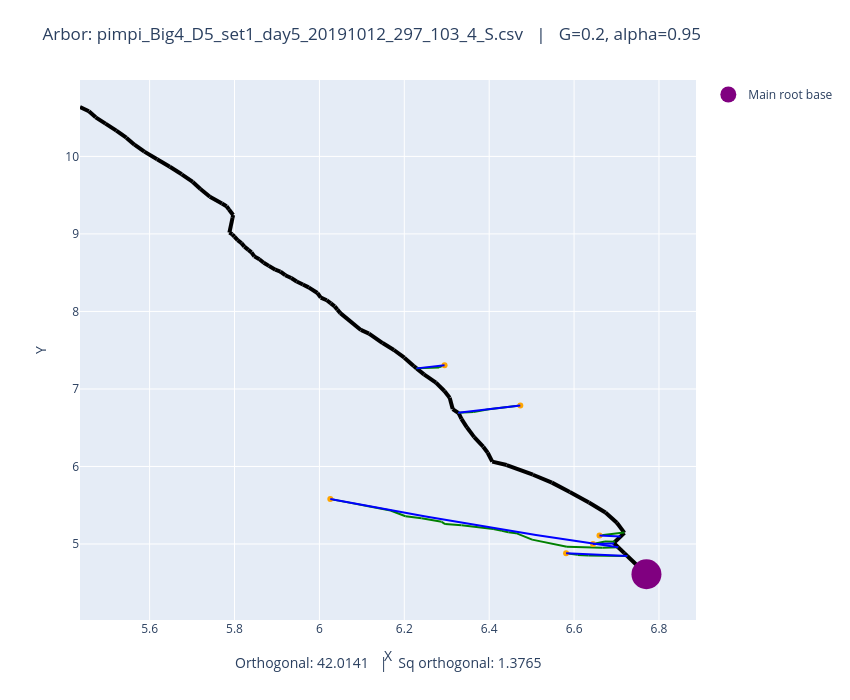

Notebook cell for this chart:
### Code cell
fname = "pimpi_Big4_D5_set1_day5_20191012_297_103_4_S.csv"
plot_arbors(fname, 0.2, 0.95)

### Figure 1 — Plotly figure (JSON) as saved in the notebook; plotly's stock layout.template omitted (floating-point values rounded to 4 significant figures)
{"data": [{"line": {"color": "black", "width": 4}, "mode": "lines", "showlegend": false, "type": "scatter", "x": [6.77, 6.725], "y": [4.61, 4.846]}, {"line": {"color": "black", "width": 4}, "mode": "lines", "showlegend": false, "type": "scatter", "x": [6.725, 6.718], "y": [4.846, 4.882]}, {"line": {"color": "black", "width": 4}, "mode": "lines", "showlegend": false, "type": "scatter", "x": [6.718, 6.704], "y": [4.882, 4.958]}, {"line": {"color": "black", "width": 4}, "mode": "lines", "showlegend": false, "type": "scatter", "x": [6.704, 6.693], "y": [4.958, 5.013]}, {"line": {"color": "black", "width": 4}, "mode": "lines", "showlegend": false, "type": "scatter", "x": [6.693, 6.696], "y": [5.013, 5.029]}, {"line": {"color": "black", "width": 4}, "mode": "lines", "showlegend": false, "type": "scatter", "x": [6.696, 6.719], "y": [5.029, 5.144]}, {"line": {"color": "black", "width": 4}, "mode": "lines", "showlegend": false, "type": "scatter", "x": [6.719, 6.718], "y": [5.144, 5.147]}, {"line": {"color": "black", "width": 4}, "mode": "lines", "showlegend": false, "type": "scatter", "x": [6.718, 6.701], "y": [5.147, 5.274]}, {"line": {"color": "black", "width": 4}, "mode": "lines", "showlegend": false, "type": "scatter", "x": [6.701, 6.674], "y": [5.274, 5.406]}, {"line": {"color": "black", "width": 4}, "mode": "lines", "showlegend": false, "type": "scatter", "x": [6.674, 6.635], "y": [5.406, 5.536]}, {"line": {"color": "black", "width": 4}, "mode": "lines", "showlegend": false, "type": "scatter", "x": [6.635, 6.59], "y": [5.536, 5.672]}, {"line": {"color": "black", "width": 4}, "mode": "lines", "showlegend": false, "type": "scatter", "x": [6.59, 6.548], "y": [5.672, 5.792]}, {"line": {"color": "black", "width": 4}, "mode": "lines", "showlegend": false, "type": "scatter", "x": [6.548, 6.503], "y": [5.792, 5.894]}, {"line": {"color": "black", "width": 4}, "mode": "lines", "showlegend": false, "type": "scatter", "x": [6.503, 6.441], "y": [5.894, 6.019]}, {"line": {"color": "black", "width": 4}, "mode": "lines", "showlegend": false, "type": "scatter", "x": [6.441, 6.407], "y": [6.019, 6.063]}, {"line": {"color": "black", "width": 4}, "mode": "lines", "showlegend": false, "type": "scatter", "x": [6.407, 6.396], "y": [6.063, 6.177]}, {"line": {"color": "black", "width": 4}, "mode": "lines", "showlegend": false, "type": "scatter", "x": [6.396, 6.386], "y": [6.177, 6.255]}, {"line": {"color": "black", "width": 4}, "mode": "lines", "showlegend": false, "type": "scatter", "x": [6.386, 6.365], "y": [6.255, 6.379]}, {"line": {"color": "black", "width": 4}, "mode": "lines", "showlegend": false, "type": "scatter", "x": [6.365, 6.347], "y": [6.379, 6.505]}, {"line": {"color": "black", "width": 4}, "mode": "lines", "showlegend": false, "type": "scatter", "x": [6.347, 6.335], "y": [6.505, 6.615]}, {"line": {"color": "black", "width": 4}, "mode": "lines", "showlegend": false, "type": "scatter", "x": [6.335, 6.328], "y": [6.615, 6.688]}, {"line": {"color": "black", "width": 4}, "mode": "lines", "showlegend": false, "type": "scatter", "x": [6.328, 6.327], "y": [6.688, 6.692]}, {"line": {"color": "black", "width": 4}, "mode": "lines", "showlegend": false, "type": "scatter", "x": [6.327, 6.314], "y": [6.692, 6.741]}, {"line": {"color": "black", "width": 4}, "mode": "lines", "showlegend": false, "type": "scatter", "x": [6.314, 6.307], "y": [6.741, 6.888]}, {"line": {"color": "black", "width": 4}, "mode": "lines", "showlegend": false, "type": "scatter", "x": [6.307, 6.294], "y": [6.888, 6.973]}, {"line": {"color": "black", "width": 4}, "mode": "lines", "showlegend": false, "type": "scatter", "x": [6.294, 6.275], "y": [6.973, 7.082]}, {"line": {"color": "black", "width": 4}, "mode": "lines", "showlegend": false, "type": "scatter", "x": [6.275, 6.246], "y": [7.082, 7.188]}, {"line": {"color": "black", "width": 4}, "mode": "lines", "showlegend": false, "type": "scatter", "x": [6.246, 6.229], "y": [7.188, 7.266]}, {"line": {"color": "black", "width": 4}, "mode": "lines", "showlegend": false, "type": "scatter", "x": [6.229, 6.222], "y": [7.266, 7.296]}, {"line": {"color": "black", "width": 4}, "mode": "lines", "showlegend": false, "type": "scatter", "x": [6.222, 6.2], "y": [7.296, 7.404]}, {"line": {"color": "black", "width": 4}, "mode": "lines", "showlegend": false, "type": "scatter", "x": [6.2, 6.176], "y": [7.404, 7.502]}, {"line": {"color": "black", "width": 4}, "mode": "lines", "showlegend": false, "type": "scatter", "x": [6.176, 6.149], "y": [7.502, 7.592]}, {"line": {"color": "black", "width": 4}, "mode": "lines", "showlegend": false, "type": "scatter", "x": [6.149, 6.117], "y": [7.592, 7.715]}, {"line": {"color": "black", "width": 4}, "mode": "lines", "showlegend": false, "type": "scatter", "x": [6.117, 6.098], "y": [7.715, 7.761]}, {"line": {"color": "black", "width": 4}, "mode": "lines", "showlegend": false, "type": "scatter", "x": [6.098, 6.049], "y": [7.761, 7.978]}, {"line": {"color": "black", "width": 4}, "mode": "lines", "showlegend": false, "type": "scatter", "x": [6.049, 6.042], "y": [7.978, 8.023]}, {"line": {"color": "black", "width": 4}, "mode": "lines", "showlegend": false, "type": "scatter", "x": [6.042, 6.036], "y": [8.023, 8.065]}, {"line": {"color": "black", "width": 4}, "mode": "lines", "showlegend": false, "type": "scatter", "x": [6.036, 6.027], "y": [8.065, 8.104]}, {"line": {"color": "black", "width": 4}, "mode": "lines", "showlegend": false, "type": "scatter", "x": [6.027, 6.017], "y": [8.104, 8.145]}, {"line": {"color": "black", "width": 4}, "mode": "lines", "showlegend": false, "type": "scatter", "x": [6.017, 6.003], "y": [8.145, 8.179]}, {"line": {"color": "black", "width": 4}, "mode": "lines", "showlegend": false, "type": "scatter", "x": [6.003, 5.995], "y": [8.179, 8.238]}, {"line": {"color": "black", "width": 4}, "mode": "lines", "showlegend": false, "type": "scatter", "x": [5.995, 5.975], "y": [8.238, 8.31]}, {"line": {"color": "black", "width": 4}, "mode": "lines", "showlegend": false, "type": "scatter", "x": [5.975, 5.961], "y": [8.31, 8.347]}, {"line": {"color": "black", "width": 4}, "mode": "lines", "showlegend": false, "type": "scatter", "x": [5.961, 5.946], "y": [8.347, 8.387]}, {"line": {"color": "black", "width": 4}, "mode": "lines", "showlegend": false, "type": "scatter", "x": [5.946, 5.934], "y": [8.387, 8.431]}, {"line": {"color": "black", "width": 4}, "mode": "lines", "showlegend": false, "type": "scatter", "x": [5.934, 5.92], "y": [8.431, 8.467]}, {"line": {"color": "black", "width": 4}, "mode": "lines", "showlegend": false, "type": "scatter", "x": [5.92, 5.908], "y": [8.467, 8.515]}, {"line": {"color": "black", "width": 4}, "mode": "lines", "showlegend": false, "type": "scatter", "x": [5.908, 5.896], "y": [8.515, 8.538]}, {"line": {"color": "black", "width": 4}, "mode": "lines", "showlegend": false, "type": "scatter", "x": [5.896, 5.881], "y": [8.538, 8.588]}, {"line": {"color": "black", "width": 4}, "mode": "lines", "showlegend": false, "type": "scatter", "x": [5.881, 5.869], "y": [8.588, 8.629]}, {"line": {"color": "black", "width": 4}, "mode": "lines", "showlegend": false, "type": "scatter", "x": [5.869, 5.859], "y": [8.629, 8.673]}, {"line": {"color": "black", "width": 4}, "mode": "lines", "showlegend": false, "type": "scatter", "x": [5.859, 5.847], "y": [8.673, 8.711]}, {"line": {"color": "black", "width": 4}, "mode": "lines", "showlegend": false, "type": "scatter", "x": [5.847, 5.84], "y": [8.711, 8.762]}, {"line": {"color": "black", "width": 4}, "mode": "lines", "showlegend": false, "type": "scatter", "x": [5.84, 5.833], "y": [8.762, 8.795]}, {"line": {"color": "black", "width": 4}, "mode": "lines", "showlegend": false, "type": "scatter", "x": [5.833, 5.823], "y": [8.795, 8.836]}, {"line": {"color": "black", "width": 4}, "mode": "lines", "showlegend": false, "type": "scatter", "x": [5.823, 5.816], "y": [8.836, 8.881]}, {"line": {"color": "black", "width": 4}, "mode": "lines", "showlegend": false, "type": "scatter", "x": [5.816, 5.807], "y": [8.881, 8.919]}, {"line": {"color": "black", "width": 4}, "mode": "lines", "showlegend": false, "type": "scatter", "x": [5.807, 5.8], "y": [8.919, 8.964]}, {"line": {"color": "black", "width": 4}, "mode": "lines", "showlegend": false, "type": "scatter", "x": [5.8, 5.795], "y": [8.964, 8.995]}, {"line": {"color": "black", "width": 4}, "mode": "lines", "showlegend": false, "type": "scatter", "x": [5.795, 5.788], "y": [8.995, 9.017]}, {"line": {"color": "black", "width": 4}, "mode": "lines", "showlegend": false, "type": "scatter", "x": [5.788, 5.795], "y": [9.017, 9.208]}, {"line": {"color": "black", "width": 4}, "mode": "lines", "showlegend": false, "type": "scatter", "x": [5.795, 5.797], "y": [9.208, 9.244]}, {"line": {"color": "black", "width": 4}, "mode": "lines", "showlegend": false, "type": "scatter", "x": [5.797, 5.787], "y": [9.244, 9.315]}, {"line": {"color": "black", "width": 4}, "mode": "lines", "showlegend": false, "type": "scatter", "x": [5.787, 5.781], "y": [9.315, 9.357]}, {"line": {"color": "black", "width": 4}, "mode": "lines", "showlegend": false, "type": "scatter", "x": [5.781, 5.77], "y": [9.357, 9.392]}, {"line": {"color": "black", "width": 4}, "mode": "lines", "showlegend": false, "type": "scatter", "x": [5.77, 5.742], "y": [9.392, 9.479]}, {"line": {"color": "black", "width": 4}, "mode": "lines", "showlegend": false, "type": "scatter", "x": [5.742, 5.72], "y": [9.479, 9.58]}, {"line": {"color": "black", "width": 4}, "mode": "lines", "showlegend": false, "type": "scatter", "x": [5.72, 5.702], "y": [9.58, 9.671]}, {"line": {"color": "black", "width": 4}, "mode": "lines", "showlegend": false, "type": "scatter", "x": [5.702, 5.676], "y": [9.671, 9.77]}, {"line": {"color": "black", "width": 4}, "mode": "lines", "showlegend": false, "type": "scatter", "x": [5.676, 5.648], "y": [9.77, 9.867]}, {"line": {"color": "black", "width": 4}, "mode": "lines", "showlegend": false, "type": "scatter", "x": [5.648, 5.618], "y": [9.867, 9.965]}, {"line": {"color": "black", "width": 4}, "mode": "lines", "showlegend": false, "type": "scatter", "x": [5.618, 5.588], "y": [9.965, 10.06]}, {"line": {"color": "black", "width": 4}, "mode": "lines", "showlegend": false, "type": "scatter", "x": [5.588, 5.564], "y": [10.06, 10.15]}, {"line": {"color": "black", "width": 4}, "mode": "lines", "showlegend": false, "type": "scatter", "x": [5.564, 5.545], "y": [10.15, 10.24]}, {"line": {"color": "black", "width": 4}, "mode": "lines", "showlegend": false, "type": "scatter", "x": [5.545, 5.522], "y": [10.24, 10.33]}, {"line": {"color": "black", "width": 4}, "mode": "lines", "showlegend": false, "type": "scatter", "x": [5.522, 5.496], "y": [10.33, 10.42]}, {"line": {"color": "black", "width": 4}, "mode": "lines", "showlegend": false, "type": "scatter", "x": [5.496, 5.473], "y": [10.42, 10.5]}, {"line": {"color": "black", "width": 4}, "mode": "lines", "showlegend": false, "type": "scatter", "x": [5.473, 5.457], "y": [10.5, 10.58]}, {"line": {"color": "black", "width": 4}, "mode": "lines", "showlegend": false, "type": "scatter", "x": [5.457, 5.436], "y": [10.58, 10.64]}, {"line": {"color": "green", "width": 2}, "mode": "lines", "showlegend": false, "type": "scatter", "x": [6.66, 6.717], "y": [5.109, 5.147]}, {"line": {"color": "green", "width": 2}, "mode": "lines", "showlegend": false, "type": "scatter", "x": [6.717, 6.718], "y": [5.147, 5.147]}, {"line": {"color": "green", "width": 2}, "mode": "lines", "showlegend": false, "type": "scatter", "x": [6.645, 6.673], "y": [5.001, 5.034]}, {"line": {"color": "green", "width": 2}, "mode": "lines", "showlegend": false, "type": "scatter", "x": [6.673, 6.696], "y": [5.034, 5.029]}, {"line": {"color": "green", "width": 2}, "mode": "lines", "showlegend": false, "type": "scatter", "x": [6.026, 6.045], "y": [5.581, 5.559]}, {"line": {"color": "green", "width": 2}, "mode": "lines", "showlegend": false, "type": "scatter", "x": [6.045, 6.08], "y": [5.559, 5.524]}, {"line": {"color": "green", "width": 2}, "mode": "lines", "showlegend": false, "type": "scatter", "x": [6.08, 6.115], "y": [5.524, 5.486]}, {"line": {"color": "green", "width": 2}, "mode": "lines", "showlegend": false, "type": "scatter", "x": [6.115, 6.168], "y": [5.486, 5.433]}, {"line": {"color": "green", "width": 2}, "mode": "lines", "showlegend": false, "type": "scatter", "x": [6.168, 6.203], "y": [5.433, 5.358]}, {"line": {"color": "green", "width": 2}, "mode": "lines", "showlegend": false, "type": "scatter", "x": [6.203, 6.241], "y": [5.358, 5.332]}, {"line": {"color": "green", "width": 2}, "mode": "lines", "showlegend": false, "type": "scatter", "x": [6.241, 6.288], "y": [5.332, 5.286]}, {"line": {"color": "green", "width": 2}, "mode": "lines", "showlegend": false, "type": "scatter", "x": [6.288, 6.296], "y": [5.286, 5.257]}, {"line": {"color": "green", "width": 2}, "mode": "lines", "showlegend": false, "type": "scatter", "x": [6.296, 6.335], "y": [5.257, 5.241]}, {"line": {"color": "green", "width": 2}, "mode": "lines", "showlegend": false, "type": "scatter", "x": [6.335, 6.41], "y": [5.241, 5.194]}, {"line": {"color": "green", "width": 2}, "mode": "lines", "showlegend": false, "type": "scatter", "x": [6.41, 6.43], "y": [5.194, 5.169]}, {"line": {"color": "green", "width": 2}, "mode": "lines", "showlegend": false, "type": "scatter", "x": [6.43, 6.445], "y": [5.169, 5.151]}, {"line": {"color": "green", "width": 2}, "mode": "lines", "showlegend": false, "type": "scatter", "x": [6.445, 6.463], "y": [5.151, 5.14]}, {"line": {"color": "green", "width": 2}, "mode": "lines", "showlegend": false, "type": "scatter", "x": [6.463, 6.501], "y": [5.14, 5.056]}, {"line": {"color": "green", "width": 2}, "mode": "lines", "showlegend": false, "type": "scatter", "x": [6.501, 6.583], "y": [5.056, 4.963]}, {"line": {"color": "green", "width": 2}, "mode": "lines", "showlegend": false, "type": "scatter", "x": [6.583, 6.667], "y": [4.963, 4.951]}, {"line": {"color": "green", "width": 2}, "mode": "lines", "showlegend": false, "type": "scatter", "x": [6.667, 6.704], "y": [4.951, 4.958]}, {"line": {"color": "green", "width": 2}, "mode": "lines", "showlegend": false, "type": "scatter", "x": [6.581, 6.608], "y": [4.88, 4.86]}, {"line": {"color": "green", "width": 2}, "mode": "lines", "showlegend": false, "type": "scatter", "x": [6.608, 6.634], "y": [4.86, 4.851]}, {"line": {"color": "green", "width": 2}, "mode": "lines", "showlegend": false, "type": "scatter", "x": [6.634, 6.72], "y": [4.851, 4.845]}, {"line": {"color": "green", "width": 2}, "mode": "lines", "showlegend": false, "type": "scatter", "x": [6.72, 6.725], "y": [4.845, 4.846]}, {"line": {"color": "green", "width": 2}, "mode": "lines", "showlegend": false, "type": "scatter", "x": [6.295, 6.282], "y": [7.307, 7.278]}, {"line": {"color": "green", "width": 2}, "mode": "lines", "showlegend": false, "type": "scatter", "x": [6.282, 6.229], "y": [7.278, 7.266]}, {"line": {"color": "green", "width": 2}, "mode": "lines", "showlegend": false, "type": "scatter", "x": [6.473, 6.399], "y": [6.788, 6.737]}, {"line": {"color": "green", "width": 2}, "mode": "lines", "showlegend": false, "type": "scatter", "x": [6.399, 6.363], "y": [6.737, 6.701]}, {"line": {"color": "green", "width": 2}, "mode": "lines", "showlegend": false, "type": "scatter", "x": [6.363, 6.327], "y": [6.701, 6.692]}, {"marker": {"color": "orange"}, "mode": "markers", "showlegend": false, "type": "scatter", "x": [6.66], "y": [5.109]}, {"marker": {"color": "orange"}, "mode": "markers", "showlegend": false, "type": "scatter", "x": [6.645], "y": [5.001]}, {"marker": {"color": "orange"}, "mode": "markers", "showlegend": false, "type": "scatter", "x": [6.026], "y": [5.581]}, {"marker": {"color": "orange"}, "mode": "markers", "showlegend": false, "type": "scatter", "x": [6.581], "y": [4.88]}, {"marker": {"color": "orange"}, "mode": "markers", "showlegend": false, "type": "scatter", "x": [6.295], "y": [7.307]}, {"marker": {"color": "orange"}, "mode": "markers", "showlegend": false, "type": "scatter", "x": [6.473], "y": [6.788]}, {"marker": {"color": "purple", "size": 30}, "mode": "markers", "name": "Main root base", "type": "scatter", "x": [6.77], "y": [4.61]}, {"line": {"color": "blue"}, "mode": "lines", "showlegend": false, "type": "scatter", "x": [6.66, 6.661, 6.662, 6.663, 6.664, 6.665, 6.666, 6.667, 6.668, 6.669, 6.67, 6.671, 6.672, 6.673, 6.674, 6.675, 6.676, 6.677, 6.678, 6.679, 6.68, 6.681, 6.682, 6.683, 6.684, 6.685, 6.686, 6.687, 6.688, 6.689, 6.69, 6.691, 6.692, 6.693, 6.694, 6.695, 6.696, 6.697, 6.698, 6.699, 6.7, 6.701, 6.702, 6.703, 6.704, 6.706, 6.707, 6.708, 6.709, 6.71], "y": [5.109, 5.109, 5.109, 5.109, 5.108, 5.108, 5.108, 5.108, 5.107, 5.107, 5.107, 5.107, 5.106, 5.106, 5.106, 5.106, 5.105, 5.105, 5.105, 5.105, 5.104, 5.104, 5.104, 5.104, 5.103, 5.103, 5.103, 5.103, 5.102, 5.102, 5.102, 5.102, 5.101, 5.101, 5.101, 5.101, 5.1, 5.1, 5.1, 5.1, 5.099, 5.099, 5.099, 5.099, 5.098, 5.098, 5.098, 5.098, 5.097, 5.097]}, {"line": {"color": "blue"}, "mode": "lines", "showlegend": false, "type": "scatter", "x": [6.645, 6.646, 6.647, 6.648, 6.649, 6.65, 6.651, 6.652, 6.653, 6.654, 6.655, 6.656, 6.657, 6.658, 6.659, 6.66, 6.661, 6.662, 6.663, 6.664, 6.665, 6.666, 6.667, 6.668, 6.669, 6.67, 6.671, 6.672, 6.673, 6.674, 6.675, 6.676, 6.677, 6.678, 6.679, 6.68, 6.681, 6.682, 6.683, 6.684, 6.685, 6.686, 6.687, 6.688, 6.689, 6.69, 6.691, 6.692, 6.693, 6.694], "y": [5.001, 5.001, 5.001, 5.001, 5.001, 5.002, 5.002, 5.002, 5.002, 5.002, 5.002, 5.002, 5.003, 5.003, 5.003, 5.003, 5.003, 5.003, 5.003, 5.003, 5.004, 5.004, 5.004, 5.004, 5.004, 5.004, 5.004, 5.005, 5.005, 5.005, 5.005, 5.005, 5.005, 5.005, 5.006, 5.006, 5.006, 5.006, 5.006, 5.006, 5.007, 5.007, 5.007, 5.007, 5.007, 5.007, 5.007, 5.008, 5.008, 5.008]}, {"line": {"color": "blue"}, "mode": "lines", "showlegend": false, "type": "scatter", "x": [6.026, 6.04, 6.053, 6.067, 6.081, 6.095, 6.109, 6.123, 6.136, 6.15, 6.164, 6.178, 6.192, 6.206, 6.219, 6.233, 6.247, 6.261, 6.275, 6.289, 6.302, 6.316, 6.33, 6.344, 6.358, 6.372, 6.386, 6.399, 6.413, 6.427, 6.441, 6.455, 6.469, 6.482, 6.496, 6.51, 6.524, 6.538, 6.552, 6.565, 6.579, 6.593, 6.607, 6.621, 6.635, 6.648, 6.662, 6.676, 6.69, 6.704], "y": [5.581, 5.567, 5.552, 5.538, 5.523, 5.509, 5.495, 5.481, 5.467, 5.453, 5.439, 5.425, 5.412, 5.398, 5.384, 5.371, 5.357, 5.344, 5.331, 5.318, 5.305, 5.292, 5.279, 5.266, 5.253, 5.24, 5.228, 5.215, 5.203, 5.19, 5.178, 5.166, 5.153, 5.141, 5.129, 5.117, 5.105, 5.094, 5.082, 5.07, 5.059, 5.047, 5.036, 5.024, 5.013, 5.002, 4.991, 4.98, 4.969, 4.958]}, {"line": {"color": "blue"}, "mode": "lines", "showlegend": false, "type": "scatter", "x": [6.581, 6.584, 6.587, 6.59, 6.593, 6.596, 6.599, 6.602, 6.605, 6.608, 6.611, 6.614, 6.616, 6.619, 6.622, 6.625, 6.628, 6.631, 6.634, 6.637, 6.64, 6.643, 6.646, 6.649, 6.652, 6.655, 6.658, 6.661, 6.664, 6.666, 6.669, 6.672, 6.675, 6.678, 6.681, 6.684, 6.687, 6.69, 6.693, 6.696, 6.699, 6.702, 6.705, 6.708, 6.711, 6.714, 6.716, 6.719, 6.722, 6.725], "y": [4.88, 4.879, 4.879, 4.878, 4.877, 4.876, 4.876, 4.875, 4.874, 4.873, 4.873, 4.872, 4.871, 4.87, 4.87, 4.869, 4.868, 4.867, 4.867, 4.866, 4.865, 4.864, 4.864, 4.863, 4.862, 4.862, 4.861, 4.86, 4.86, 4.859, 4.858, 4.857, 4.857, 4.856, 4.855, 4.855, 4.854, 4.853, 4.853, 4.852, 4.851, 4.851, 4.85, 4.85, 4.849, 4.848, 4.848, 4.847, 4.846, 4.846]}, {"line": {"color": "blue"}, "mode": "lines", "showlegend": false, "type": "scatter", "x": [6.229, 6.23, 6.232, 6.233, 6.234, 6.236, 6.237, 6.238, 6.24, 6.241, 6.242, 6.244, 6.245, 6.246, 6.248, 6.249, 6.25, 6.252, 6.253, 6.254, 6.256, 6.257, 6.258, 6.26, 6.261, 6.263, 6.264, 6.265, 6.267, 6.268, 6.269, 6.271, 6.272, 6.273, 6.275, 6.276, 6.277, 6.279, 6.28, 6.281, 6.283, 6.284, 6.285, 6.287, 6.288, 6.289, 6.291, 6.292, 6.293, 6.295], "y": [7.266, 7.266, 7.267, 7.268, 7.269, 7.27, 7.271, 7.271, 7.272, 7.273, 7.274, 7.275, 7.276, 7.277, 7.277, 7.278, 7.279, 7.28, 7.281, 7.282, 7.282, 7.283, 7.284, 7.285, 7.286, 7.287, 7.288, 7.288, 7.289, 7.29, 7.291, 7.292, 7.293, 7.294, 7.294, 7.295, 7.296, 7.297, 7.298, 7.299, 7.3, 7.3, 7.301, 7.302, 7.303, 7.304, 7.305, 7.306, 7.306, 7.307]}, {"line": {"color": "blue"}, "mode": "lines", "showlegend": false, "type": "scatter", "x": [6.327, 6.33, 6.333, 6.336, 6.339, 6.342, 6.345, 6.348, 6.351, 6.354, 6.357, 6.36, 6.363, 6.366, 6.369, 6.372, 6.375, 6.378, 6.381, 6.384, 6.387, 6.39, 6.393, 6.396, 6.399, 6.402, 6.405, 6.408, 6.411, 6.414, 6.417, 6.42, 6.423, 6.426, 6.429, 6.432, 6.435, 6.438, 6.441, 6.444, 6.446, 6.449, 6.452, 6.455, 6.458, 6.461, 6.464, 6.467, 6.47, 6.473], "y": [6.692, 6.694, 6.696, 6.697, 6.699, 6.701, 6.703, 6.705, 6.707, 6.709, 6.711, 6.713, 6.715, 6.717, 6.718, 6.72, 6.722, 6.724, 6.726, 6.728, 6.73, 6.732, 6.734, 6.736, 6.738, 6.74, 6.742, 6.744, 6.746, 6.748, 6.75, 6.752, 6.754, 6.756, 6.758, 6.76, 6.762, 6.764, 6.766, 6.768, 6.77, 6.772, 6.774, 6.776, 6.778, 6.78, 6.782, 6.784, 6.786, 6.788]}], "layout": {"annotations": [{"font": {"size": 14}, "showarrow": false, "text": "Orthogonal: 42.0141   |   Sq orthogonal: 1.3765", "x": 0.5, "xref": "paper", "y": -0.1, "yref": "paper"}], "height": 700, "margin": {"b": 80, "t": 80}, "title": {"text": "Arbor: pimpi_Big4_D5_set1_day5_20191012_297_103_4_S.csv   |   G=0.2, alpha=0.95"}, "width": 850, "xaxis": {"autorange": true, "range": [5.436, 6.888], "title": {"text": "X"}, "type": "linear"}, "yaxis": {"autorange": true, "range": [4.02, 10.99], "title": {"text": "Y"}, "type": "linear"}}}
